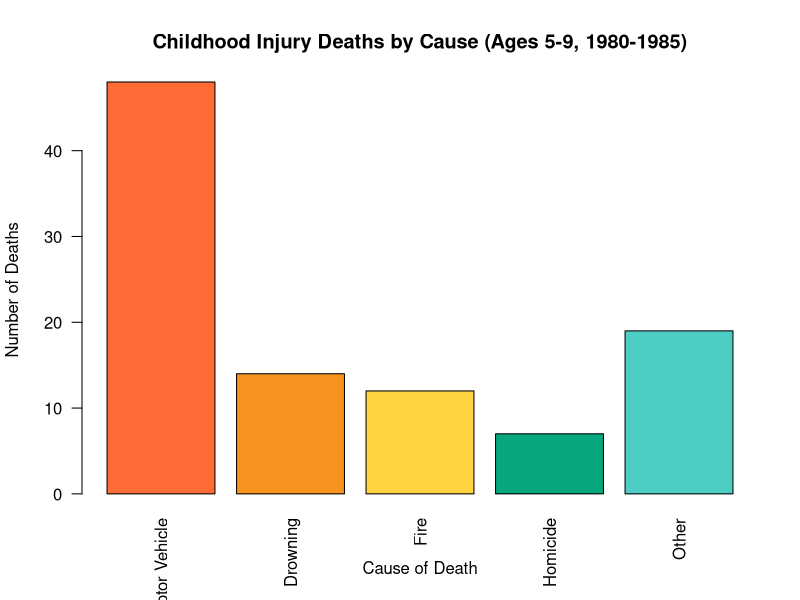
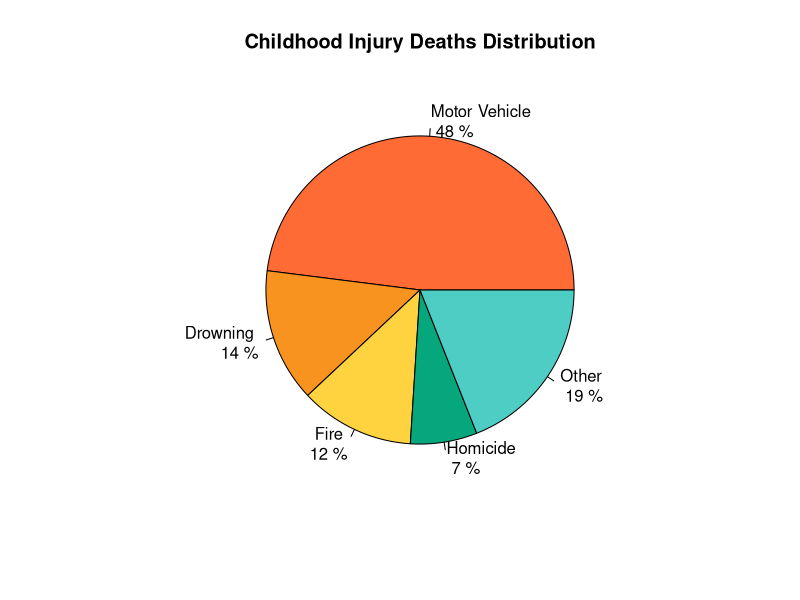
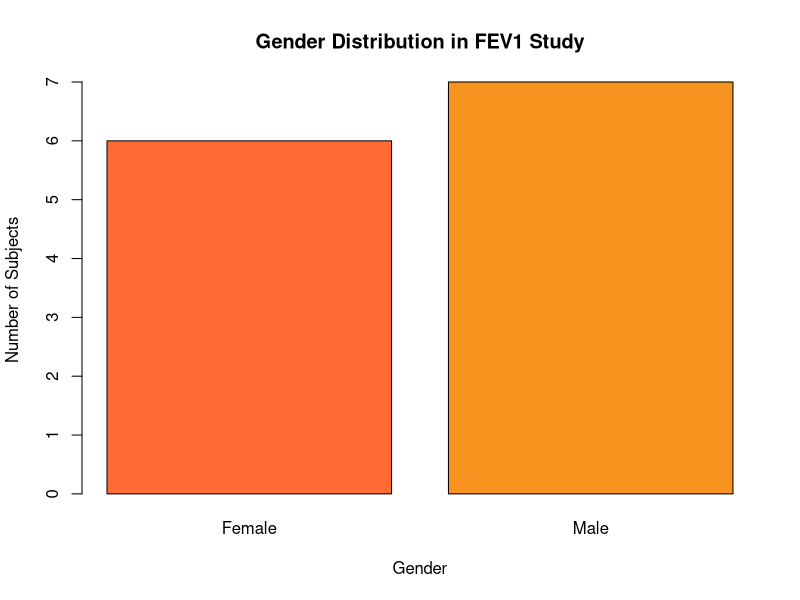
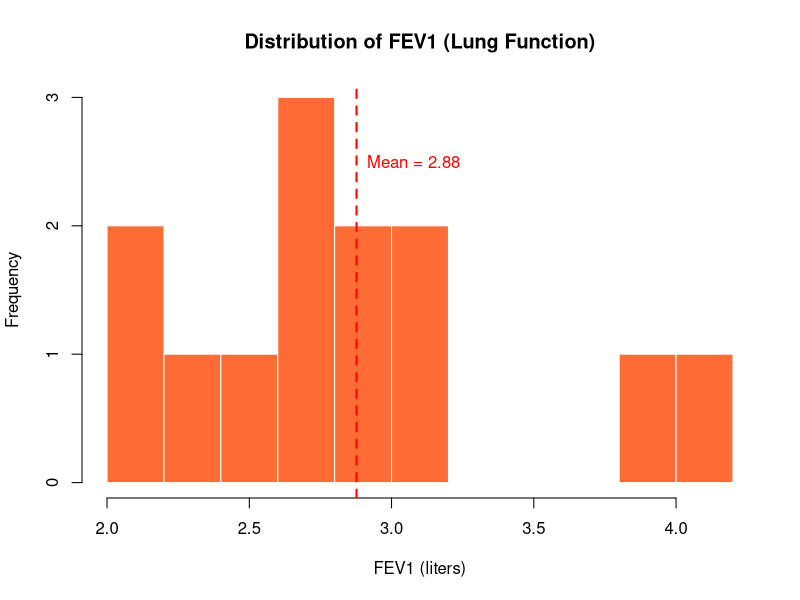
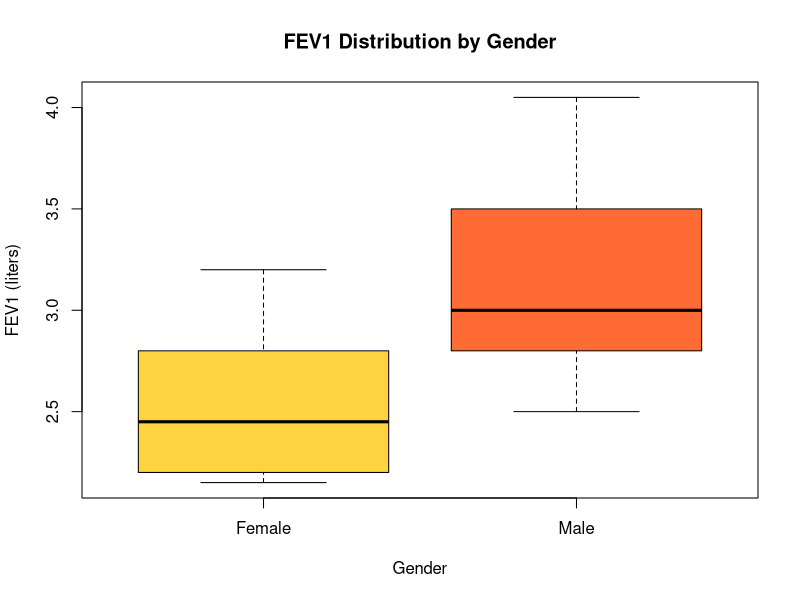
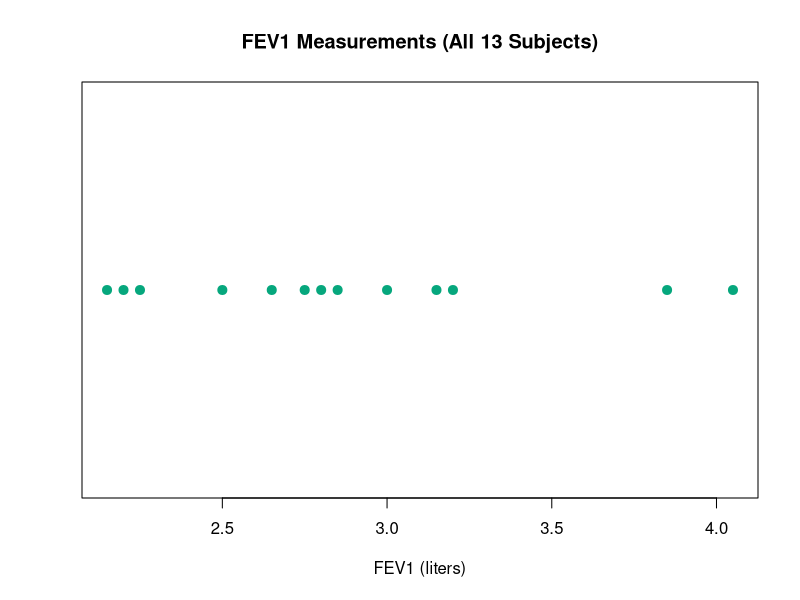
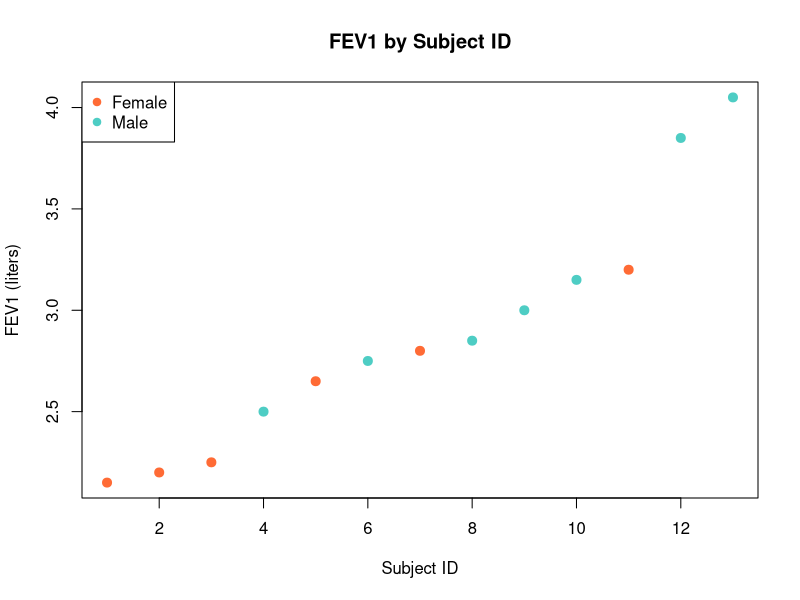
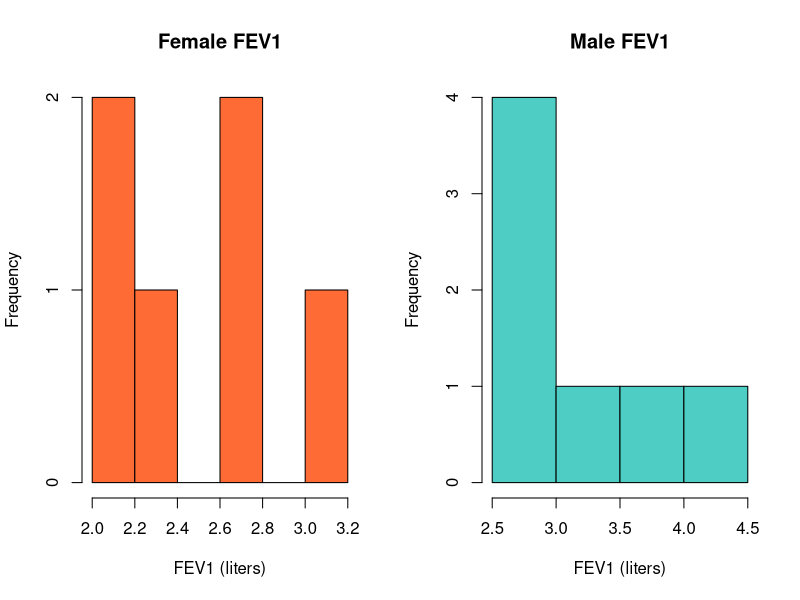

Generate these figures, in order, with R:
# Week 1 Lecture Code - H524 Introduction to Biostatistics
# Dr. John Molitor, Oregon State University
# Fall 2025
#
# DATA SOURCES AND CITATIONS:
# Real datasets from published sources and government data:
# 1. FEV1 data: Pagano & Gauvreau "Principles of Biostatistics", pp. 38-39
#    Source: Study of 13 adolescents with asthma
# 2. Childhood injury deaths: Pagano & Gauvreau, pp. 24-25
#    Source: 100 children aged 5-9 who died from injuries, 1980-1985
# 3. Serum cholesterol: Pagano & Gauvreau, pp. 12-15
#    Source: National Health Examination Survey
# 4. Birth weight: Pagano & Gauvreau, pp. 26-28
#    Source: 3,751,275 infants born in US, 1986

# ============================================================================
# BASIC R OPERATIONS AND DATA TYPES
# ============================================================================

# Basic arithmetic
x <- 5
y <- 3
x + y    # Addition: 8
x * y    # Multiplication: 15

# Data types
age <- 25                    # Numeric
name <- "John"              # Character
is_student <- TRUE          # Logical

# Check data types
class(age)
class(name)
class(is_student)

# ============================================================================
# VECTORS AND DATA STRUCTURES
# ============================================================================

# Create vectors
ages <- c(22, 25, 28, 30, 35, 40, 45, 50, 55, 60)
print(ages)

# Different vector types
numeric_vector <- c(1, 2, 3, 4)
character_vector <- c("A", "B", "C")
logical_vector <- c(TRUE, FALSE, TRUE)
factor_vector <- factor(c("Male", "Female", "Male"))

# Data structures
my_matrix <- matrix(1:6, nrow = 2)
my_list <- list(numbers = 1:5, text = "hello")

# ============================================================================
# REAL DATASETS FROM PUBLISHED SOURCES
# ============================================================================

# FEV1 Data: Lung function in adolescents with asthma
# Source: Pagano & Gauvreau "Principles of Biostatistics", pp. 38-39
# Original study of 13 adolescents with asthma

fev1_data <- data.frame(
  subject_id = 1:13,
  fev1_liters = c(2.15, 2.20, 2.25, 2.50, 2.65, 2.75, 2.80,
                  2.85, 3.00, 3.15, 3.20, 3.85, 4.05),
  gender = c("Female", "Female", "Female", "Male", "Female",
             "Male", "Female", "Male", "Male", "Male",
             "Female", "Male", "Male")
)

# Convert gender to factor
fev1_data$gender <- factor(fev1_data$gender)

# View the data
print("FEV1 Data from Pagano & Gauvreau, pp. 38-39:")
print(fev1_data)
str(fev1_data)

# Childhood Injury Deaths Data
# Source: Pagano & Gauvreau "Principles of Biostatistics", pp. 24-25
# 100 children aged 5-9 who died from injuries, 1980-1985

injury_data <- data.frame(
  cause = rep(c("Motor Vehicle", "Drowning", "Fire", "Homicide", "Other"),
              times = c(48, 14, 12, 7, 19))
)
injury_data$cause <- factor(injury_data$cause,
                           levels = c("Motor Vehicle", "Drowning", "Fire", "Homicide", "Other"))

print("Childhood Injury Deaths Data from Pagano & Gauvreau, pp. 24-25:")
table(injury_data$cause)
prop.table(table(injury_data$cause)) * 100
summary(fev1_data)

# ============================================================================
# DESCRIPTIVE STATISTICS
# ============================================================================

# Basic descriptive statistics using FEV1 data
print("=== FEV1 Descriptive Statistics ===")
mean(fev1_data$fev1_liters)     # Mean: 2.95 liters
median(fev1_data$fev1_liters)   # Median: 2.80 liters
sd(fev1_data$fev1_liters)       # Standard deviation
var(fev1_data$fev1_liters)      # Variance
range(fev1_data$fev1_liters)    # Range: 2.15 to 4.05 liters
summary(fev1_data$fev1_liters)  # Five-number summary

# Quartiles and percentiles
quantile(fev1_data$fev1_liters)              # All quartiles
quantile(fev1_data$fev1_liters, 0.25)       # First quartile
quantile(fev1_data$fev1_liters, 0.75)       # Third quartile
quantile(fev1_data$fev1_liters, c(0.1, 0.9)) # 10th and 90th percentiles

# Gender comparison
print("=== FEV1 by Gender ===")
aggregate(fev1_liters ~ gender, data = fev1_data, mean)
aggregate(fev1_liters ~ gender, data = fev1_data, sd)

# Count by gender
table(fev1_data$gender)

# =============================================================================
# GRAPHICAL DISPLAY EXAMPLES
# =============================================================================

# =============================================================================
# ALL VISUALIZATIONS NOW USE ONLY REAL PUBLISHED DATA
# =============================================================================

# We will use only:
# 1. fev1_data - real lung function measurements
# 2. injury_data - real childhood injury death data
# NO simulated data whatsoever!

# CATEGORICAL DATA VISUALIZATIONS using real data
# 1. Bar Chart for Childhood Injury Deaths
injury_counts <- table(injury_data$cause)
barplot(injury_counts,
        main = "Childhood Injury Deaths by Cause (Ages 5-9, 1980-1985)",
        ylab = "Number of Deaths",
        xlab = "Cause of Death",
        col = c("#FF6B35", "#F7931E", "#FFD23F", "#06A77D", "#4ECDC4"),
        las = 2)

# 2. Pie Chart for Injury Causes
pie(injury_counts,
    main = "Childhood Injury Deaths Distribution",
    col = c("#FF6B35", "#F7931E", "#FFD23F", "#06A77D", "#4ECDC4"),
    labels = paste(names(injury_counts), "\n",
                   round(prop.table(injury_counts)*100, 1), "%"))

# 3. Bar Chart for Gender in FEV1 study
gender_counts <- table(fev1_data$gender)
barplot(gender_counts,
        main = "Gender Distribution in FEV1 Study",
        ylab = "Number of Subjects",
        xlab = "Gender",
        col = c("#FF6B35", "#F7931E"))

# CONTINUOUS DATA VISUALIZATIONS using real FEV1 data
# 1. Histogram for FEV1 measurements
hist(fev1_data$fev1_liters,
     main = "Distribution of FEV1 (Lung Function)",
     xlab = "FEV1 (liters)",
     ylab = "Frequency",
     col = "#FF6B35",
     border = "white",
     breaks = 8)
abline(v = mean(fev1_data$fev1_liters), col = "red", lwd = 2, lty = 2)
text(mean(fev1_data$fev1_liters) + 0.2, 2.5,
     paste("Mean =", round(mean(fev1_data$fev1_liters), 2)), col = "red")

# 2. Box Plot for FEV1 by Gender
boxplot(fev1_liters ~ gender, data = fev1_data,
        main = "FEV1 Distribution by Gender",
        xlab = "Gender",
        ylab = "FEV1 (liters)",
        col = c("#FFD23F", "#FF6B35"),
        border = "black")

# 3. Dot Plot for FEV1 (all data points)
stripchart(fev1_data$fev1_liters,
           main = "FEV1 Measurements (All 13 Subjects)",
           xlab = "FEV1 (liters)",
           method = "stack",
           pch = 19,
           col = "#06A77D",
           cex = 1.2)

# 4. Scatter Plot: Subject ID vs FEV1
plot(fev1_data$subject_id, fev1_data$fev1_liters,
     main = "FEV1 by Subject ID",
     xlab = "Subject ID",
     ylab = "FEV1 (liters)",
     pch = 19,
     col = ifelse(fev1_data$gender == "Male", "#4ECDC4", "#FF6B35"),
     cex = 1.2)
legend("topleft", legend = c("Female", "Male"),
       col = c("#FF6B35", "#4ECDC4"), pch = 19)

# Additional descriptive statistics
IQR(fev1_data$fev1_liters)  # Interquartile range for FEV1

# ============================================================================
# FREQUENCY TABLES
# ============================================================================

# Frequency tables for categorical data using real datasets
table(fev1_data$gender)           # Gender distribution in FEV1 study
table(injury_data$cause)         # Childhood injury cause distribution

# Proportions and percentages
prop.table(table(fev1_data$gender))        # Gender proportions
prop.table(table(injury_data$cause)) * 100  # Injury cause percentages

# Real data provides meaningful insights!

# ============================================================================
# ADDITIONAL DATA VISUALIZATION EXAMPLES
# ============================================================================

# All visualizations now use real published data only!
# The main visualization examples are shown above using FEV1 and injury data.
# Here are some additional analysis examples using our real datasets:

# Additional FEV1 analysis - comparing genders
cat("\n=== Additional FEV1 Analysis ===\n")
female_fev1 <- fev1_data$fev1_liters[fev1_data$gender == "Female"]
male_fev1 <- fev1_data$fev1_liters[fev1_data$gender == "Male"]

cat("Female FEV1 - Mean:", round(mean(female_fev1), 2), "liters\n")
cat("Male FEV1 - Mean:", round(mean(male_fev1), 2), "liters\n")
cat("Difference:", round(mean(male_fev1) - mean(female_fev1), 2), "liters\n")

# Side-by-side comparison plot
par(mfrow = c(1, 2))
hist(female_fev1, main = "Female FEV1", xlab = "FEV1 (liters)", col = "#FF6B35")
hist(male_fev1, main = "Male FEV1", xlab = "FEV1 (liters)", col = "#4ECDC4")
par(mfrow = c(1, 1))  # Reset to single plot

# Injury data analysis - proportional breakdown
cat("\n=== Injury Data Analysis ===\n")
injury_props <- prop.table(table(injury_data$cause)) * 100
for(i in 1:length(injury_props)) {
  cat(names(injury_props)[i], ":", round(injury_props[i], 1), "%\n")
}

# ============================================================================
# RATES AND STANDARDIZATION
# ============================================================================

# Disease surveillance data example
population_size <- 50000
new_cases <- 125
deaths <- 15

# Calculate incidence rate
incidence_rate <- (new_cases / population_size) * 100000
cat("Incidence rate:", incidence_rate, "per 100,000 population\n")

# Calculate case fatality rate
case_fatality_rate <- (deaths / new_cases) * 100
cat("Case fatality rate:", case_fatality_rate, "%\n")

# Age-specific rates example
age_groups <- c("0-19", "20-39", "40-59", "60+")
population_by_age <- c(12000, 15000, 18000, 5000)
cases_by_age <- c(5, 25, 65, 30)

# Calculate age-specific rates
age_specific_rates <- (cases_by_age / population_by_age) * 100000

# Display results
cat("\nAge-Specific Incidence Rates:\n")
for(i in 1:length(age_groups)) {
  cat("Age group", age_groups[i], ":",
      round(age_specific_rates[i], 1), "per 100,000\n")
}

# Visualize age-specific rates
pdf("age_specific_rates.pdf", width = 8, height = 6)
barplot(age_specific_rates,
        names.arg = age_groups,
        main = "Age-Specific Disease Incidence Rates",
        xlab = "Age Group",
        ylab = "Rate per 100,000",
        col = "steelblue")
dev.off()

# ============================================================================
# ADDITIONAL EXAMPLES
# ============================================================================

# Working directory commands
getwd()                    # Check working directory
# setwd("path/to/directory")  # Set working directory (uncomment and modify as needed)

# Workspace management
ls()                       # List objects in workspace
# rm(object_name)          # Remove specific object
# rm(list = ls())          # Clear entire workspace (use with caution!)

# Help system
?mean                      # Help for mean function
help(hist)                 # Help for hist function
??"linear regression"      # Search help for topics

# Data import/export examples (common file types)
# read.csv("filename.csv")     # Read CSV file
# write.csv(fev1_data, "fev1_data.csv", row.names = FALSE)  # Write CSV file

# Basic data manipulation using real FEV1 data
fev1_data$high_fev1 <- ifelse(fev1_data$fev1_liters >= 3.0, "High", "Low")
table(fev1_data$high_fev1)

# Subset data examples
high_fev1 <- subset(fev1_data, fev1_liters >= 3.0)
males_only <- subset(fev1_data, gender == "Male")
females_only <- subset(fev1_data, gender == "Female")

# Summary by groups using real data
aggregate(fev1_liters ~ gender, data = fev1_data, mean)
aggregate(fev1_liters ~ gender, data = fev1_data,
          function(x) c(mean = mean(x), sd = sd(x), min = min(x), max = max(x)))

# ============================================================================
# SAVE WORKSPACE (OPTIONAL)
# ============================================================================

# Save current workspace
# save.image("week1_workspace.RData")

# Save specific objects
# save(fev1_data, injury_data, age_specific_rates, file = "week1_data.RData")

# Load workspace
# load("week1_workspace.RData")

cat("\n=== Week 1 R Code Complete ===\n")
cat("All examples from the lecture slides are included above.\n")
cat("You can run this script section by section or all at once.\n")
